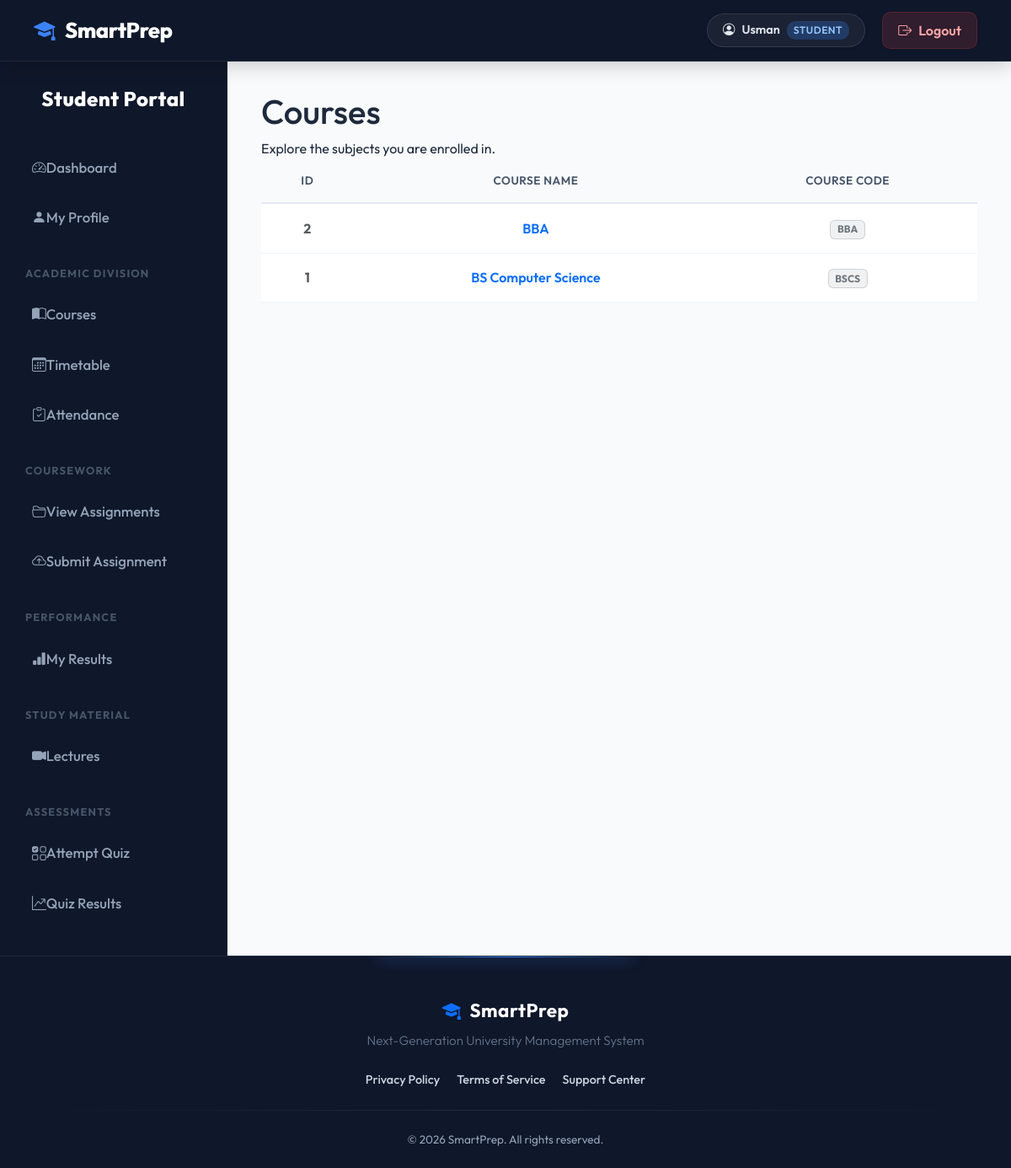
The app's page /student/courses.php (signed in) with its own data.
### tables this page shows
CREATE TABLE courses (
    id INT AUTO_INCREMENT PRIMARY KEY,
    name VARCHAR(100),
    code VARCHAR(50),
    department_id INT
);

### includes/db.php (called while the page is built, shortened)
<?php
require_once __DIR__ . '/../config.php';
function db() {
    static $pdoInstance = null;
    if ($pdoInstance === null) {
        global $pdo;
        $pdoInstance = $pdo;
    }
    return $pdoInstance;
}
function fetchAll($query, $params = []) {
    $stmt = db()->prepare($query);
    $stmt->execute($params);
    return $stmt->fetchAll();
}
?>

### student/courses.php (the view, shortened to what this page needs)
<?php
require_once '../config.php';
require_once '../includes/db.php';
$courses = fetchAll("SELECT * FROM courses ORDER BY name ASC");
require_once '../includes/header.php';
?>
<?php require_once '../includes/sidebar_student.php'; ?>
<div class="dashboard-wrapper">
    <div class="dash-header">
        <div>
            <h1 class="dash-title">Courses</h1>
            <div class="dash-subtitle">Explore the subjects you are enrolled in.</div>
        </div>
    </div>
    <div class="content-card">
        <table class="table table-hover text-center align-middle border-light">
            <thead class="table-light text-secondary">
                <tr>
                    <th>ID</th>
                    <th>Course Name</th>
                    <th>Course Code</th>
                </tr>
            </thead>
            <tbody>
                <?php if ($courses): ?>
                    <?php foreach ($courses as $course): ?>
                        <tr>
                            <td class="fw-bold text-muted"><?= $course['id'] ?></td>
                            <td class="fw-semibold text-primary"><?= htmlspecialchars($course['name']) ?></td>
                            <td><span class="badge bg-secondary bg-opacity-10 text-secondary border border-secondary border-opacity-25"><?= htmlspecialchars($course['code']) ?></span></td>
                        </tr>
                    <?php endforeach; ?>
                <?php else: ?>
                    <tr>
                        <td colspan="3" class="text-muted py-4">No courses available</td>
                    </tr>
                <?php endif; ?>
            </tbody>
        </table>
    </div>
</div>
<?php
echo "</div></div>";
require_once '../includes/footer.php';
?>

### includes/header.php (style rules this page uses)
body { margin: 0; background: #f8fafc; font-family: 'Outfit', sans-serif; color: #1e293b; display: flex; flex-direction: column; min-height: 100vh; }
.table { border-collapse: separate; border-spacing: 0; width: 100%; }
.table thead th { background: #f8fafc; color: #475569; font-weight: 600; text-transform: uppercase; font-size: 0.85rem; letter-spacing: 0.5px; border-bottom: 2px solid #e2e8f0; padding: 16px; border-top: none; }
.table tbody td { padding: 16px; vertical-align: middle; color: #334155; border-bottom: 1px solid #f1f5f9; }

### records on screen
courses: id "2", name "BBA", code "BBA"
courses: id "1", name "BS Computer Science", code "BSCS"

### other values on screen
APP_NAME "SmartPrep"
$_SESSION['name'] "Usman"
$_SESSION['role'] "STUDENT"
